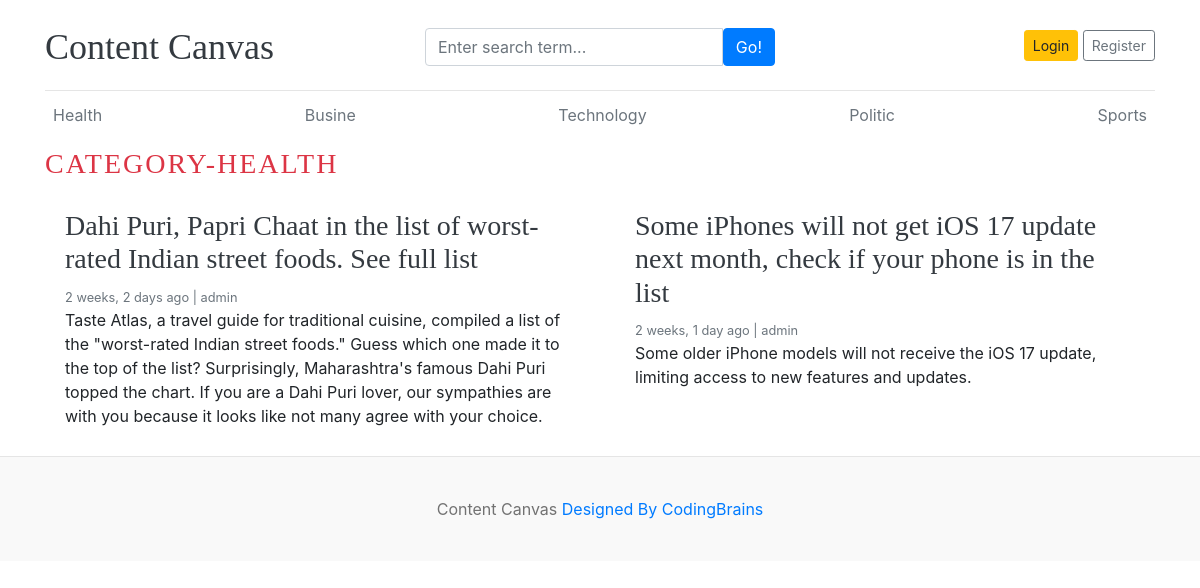
The app's page /category/4/ with its own data.
### blog/models.py (models this page shows, shortened)
class Category(models.Model):
    category_name=models.CharField(max_length=50,unique=True)
    created_at=models.DateTimeField(auto_now_add=True)
    updated_at=models.DateTimeField(auto_now=True)
    class Meta:
        verbose_name_plural='categories'
    def __str__(self):
        return self.category_name

class Blog(models.Model):
    title=models.CharField(max_length=100)
    slug=models.SlugField(max_length=100)
    category=models.ForeignKey(Category,on_delete=models.CASCADE)
    author=models.ForeignKey(User,on_delete=models.CASCADE)
    featured_image=models.ImageField(upload_to='uploads/%y/%m/%d')
    short_description=models.TextField(max_length=500,default=None)
    blog_body=models.TextField(max_length=2000)
    status=models.CharField(max_length=20,choices=STATUS_CHOICES,default="Draft")
    is_featured=models.BooleanField(default=True)
    created_at=models.DateTimeField(auto_now_add=True)
    updated_at=models.DateTimeField(auto_now=True)

### blog/views.py (the view)
# urls.py: path('<int:category_id>/',views.posts_by_category,name='posts_by_category')
def posts_by_category(request,category_id):
    posts=Blog.objects.filter(status='Published',category=category_id)
    try:
      category=Category.objects.get(pk=category_id)
    except:
       return redirect('home')
    context={
        'posts':posts,
        'category':category
    }
    return render(request,'posts_by_category.html',context)

### blog/context_processors.py (called while the page is built)
def get_categories(request):
    categories=Category.objects.all()
    return dict(categories=categories)

def get_social_links(request):
    social_links=SocialLink.objects.all()
    return dict(social_links=social_links)

### templates/posts_by_category.html (shortened to what this page needs)
{% extends "base.html" %}
{% block content %}
  <h3 class="text-uppercase text-danger" style="letter-spacing:2px;">Category-{{category}}</h3>
  <div class="row mb-2">
    {% if posts %}
    {% for post in posts  %}
    <div class="col-md-6">
      <div class="card border-0" >
        <div class="card-body">
          <h3><a href="{% url 'blogs' post.slug %}" class="text-dark">{{post.title}}</a></h3>
          <small class="mb-1 text-muted">{{post.created_at | timesince}} ago | {{post.author}}</small>
          <p class="card-text">{{post.short_description}}</p>
        </div>
      </div>
    </div>
    {% endfor %}
    {% else %}
    <p> No Posts Found </p>
    {% endif %}
  </div>
</div>
{% endblock %}

### templates/base.html (shortened to what this page needs)
{% load static %}
<!DOCTYPE html>
<html lang="en">
<head>
    <link href="https://getbootstrap.com/docs/4.0/dist/css/bootstrap.min.css" rel="stylesheet">
    <link href="{% static 'css/cc.css' %}" rel="stylesheet">
    <link rel="stylesheet" href="https://cdnjs.cloudflare.com/ajax/libs/font-awesome/4.7.0/css/font-awesome.min.css">
  </head>
<body>
    <div class="container">
      <header class="blog-header py-3">
        <div class="row flex-nowrap justify-content-between align-items-center">
          <div class="col-4 pt-1">
            <a class="blog-header-logo text-dark" href="/">Content Canvas</a>
          </div>
          <div class="col-4 pt-1">
                <form action={% url "search" %} method="GET">
                <div class="input-group">
                    <input class="form-control" type="text" name="keyword" value="{{keyword}}" placeholder="Enter search term..." aria-label="Enter search term..." aria-describedby="button-search" />
                    <button type="submit" class="btn btn-primary" id="button-search" type="button">Go!</button>
                </div>
              </form>
          </div>
          {% if not user.is_authenticated %}
          <div class="col-4 d-flex justify-content-end align-items-center">
            <a class="btn btn-sm btn-warning" href="{% url 'login' %}">Login</a> &nbsp;
            <a class="btn btn-sm btn-outline-secondary" href="{% url 'register' %}">Register</a>
          </div>
          {% else %}
          <span><a href="{% url 'dashboard' %}">Dashboard</a> <span>
          <span><a href="{% url 'logout' %}"> Logout</a></span>
          {% endif %}
        </div>
      </header>
      <div class="nav-scroller py-1 mb-2">
        <nav class="nav d-flex justify-content-between">
          {% for cat in categories %}
          <a class="p-2 text-muted" href="{% url 'posts_by_category' cat.id %}">{{cat.category_name}}</a>
          {% endfor %}
        </nav>
      </div>
{% block content %}
{% endblock  %}
<footer class="blog-footer">
    <p>Content Canvas  <a href="#">Designed By CodingBrains</a></p>
  </footer>
  </body>
  </html>

### contentcanvas/static/css/cc.css (style rules this page uses)
.blog-header { border-bottom: 1px solid #e5e5e5; }
.blog-header-logo { font-family: "Playfair Display", Georgia, "Times New Roman", serif; font-size: 2.25rem; }
h1, h2, h3, h4, h5, h6 { font-family: "Playfair Display", Georgia, "Times New Roman", serif; }
.blog-footer { padding: 2.5rem 0; color: #727272; text-align: center; background-color: #f9f9f9; border-top: .05rem solid #e5e5e5; }
.blog-footer p:last-child { margin-bottom: 0; }

### records on screen
Category: category_name "Health", category_name "HEALTH"
Category: category_name "Busine"
Category: category_name "Technology"
Category: category_name "Politic"
Category: category_name "Sports"
Blog: title "Dahi Puri, Papri Chaat in the list of worst-rated Indian street foods. See full list", created_at "2 weeks, 2 days", author "admin", short_description "Taste Atlas, a travel guide for traditional cuisine, compiled a list of the \"worst-rated Indian street foods.\" Guess which one made it to the top of the list? Surprisingly, Maharashtra's famous Dahi Puri topped the chart. If you are a Dahi Puri lover, our sympathies are with you because it looks like not many agree with your choice."
Blog: title "Some iPhones will not get iOS 17 update next month, check if your phone is in the list", created_at "2 weeks, 1 day", author "admin", short_description "Some older iPhone models will not receive the iOS 17 update, limiting access to new features and updates."
